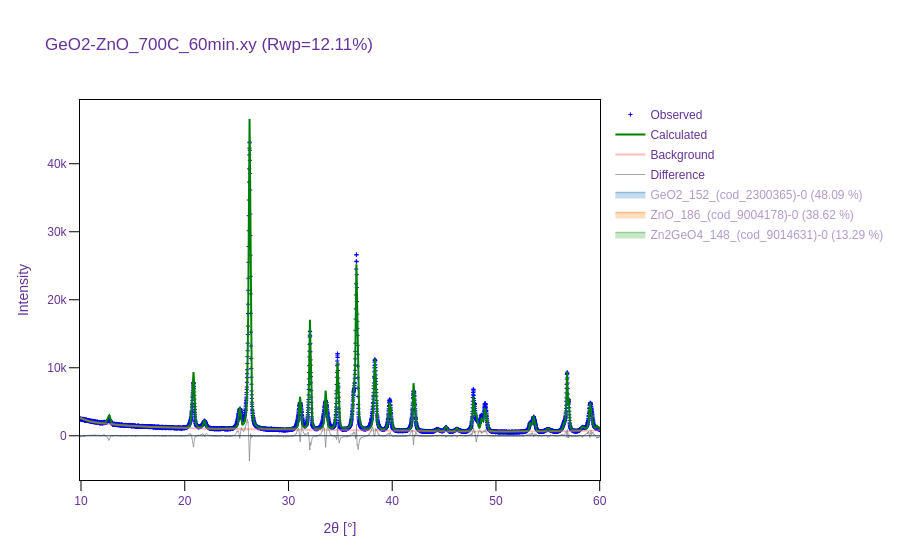

The cell this chart's notebook holds for it:
### Markdown cell above
Each `SearchResult` has a `.visualize()` method to visualize the refined pattern and
missing/extra peaks in the solution. If there are no missing or extra peaks, this option
will not appear.

### Code cell
search_results[0].visualize()

### Figure 1 — Plotly figure (JSON) as saved in the notebook; plotly's stock layout.template omitted (floating-point values rounded to 4 significant figures; data arrays with more than 128 entries replaced by an {"elided": "..."} marker saying what was removed)
{"data": [{"marker": {"color": "blue", "size": 3, "symbol": "cross-thin-open"}, "mode": "markers", "name": "Observed", "type": "scatter", "x": {"elided": "4614 float values"}, "y": {"elided": "4614 int values"}}, {"line": {"color": "green", "width": 2}, "mode": "lines", "name": "Calculated", "type": "scatter", "x": {"elided": "4614 float values"}, "y": {"elided": "4614 float values"}}, {"line": {"color": "#FF7F7F", "width": 2}, "mode": "lines", "name": "Background", "opacity": 0.5, "type": "scatter", "x": {"elided": "4614 float values"}, "y": {"elided": "4614 float values"}}, {"hoverinfo": "skip", "line": {"color": "#808080", "width": 1}, "mode": "lines", "name": "Difference", "opacity": 0.7, "type": "scatter", "x": {"elided": "4614 float values"}, "y": {"elided": "4614 float values"}}, {"hoverinfo": "none", "legendgroup": "GeO2_152_(cod_2300365)-0", "line": {"color": "#1f77b4", "width": 0}, "mode": "lines", "showlegend": false, "type": "scatter", "x": {"elided": "4614 float values"}, "y": {"elided": "4614 float values"}}, {"fill": "tonexty", "legendgroup": "GeO2_152_(cod_2300365)-0", "line": {"color": "#1f77b4", "width": 1.5}, "mode": "lines", "name": "GeO2_152_(cod_2300365)-0 (48.09 %)", "type": "scatter", "visible": "legendonly", "x": {"elided": "4614 float values"}, "y": {"elided": "4614 float values"}}, {"hovertemplate": "%{text}", "legendgroup": "GeO2_152_(cod_2300365)-0", "marker": {"color": "#1f77b4", "size": 5, "symbol": 142}, "mode": "markers", "name": "GeO2_152_(cod_2300365)-0 (48.09 %)", "showlegend": false, "text": ["20.86, 2303.76", "26.26, 2570.29", "26.26, 9402.57", "36.27, 1169.97", "38.34, 2283.55", "38.34, 15.09", "39.76, 1412.67", "42.07, 1935.22", "45.17, 45.91", "45.17, 168.68", "48.60, 492.18", "48.95, 1217.64", "53.31, 38.06", "53.31, 211.04", "53.63, 336.17", "53.63, 309.45", "56.55, 200.78", "59.08, 406.07", "59.08, 1172.90"], "type": "scatter", "visible": "legendonly", "x": [20.86, 26.26, 26.26, 36.27, 38.34, 38.34, 39.76, 42.07, 45.17, 45.17, 48.6, 48.95, 53.31, 53.31, 53.63, 53.63, 56.55, 59.08, 59.08], "y": [-8123.0, -8123.0, -8123.0, -8123.0, -8123.0, -8123.0, -8123.0, -8123.0, -8123.0, -8123.0, -8123.0, -8123.0, -8123.0, -8123.0, -8123.0, -8123.0, -8123.0, -8123.0, -8123.0]}, {"hoverinfo": "none", "legendgroup": "ZnO_186_(cod_9004178)-0", "line": {"color": "#ff7f0e", "width": 0}, "mode": "lines", "showlegend": false, "type": "scatter", "x": {"elided": "4614 float values"}, "y": {"elided": "4614 float values"}}, {"fill": "tonexty", "legendgroup": "ZnO_186_(cod_9004178)-0", "line": {"color": "#ff7f0e", "width": 1.5}, "mode": "lines", "name": "ZnO_186_(cod_9004178)-0 (38.62 %)", "type": "scatter", "visible": "legendonly", "x": {"elided": "4614 float values"}, "y": {"elided": "4614 float values"}}, {"hovertemplate": "%{text}", "legendgroup": "ZnO_186_(cod_9004178)-0", "marker": {"color": "#ff7f0e", "size": 5, "symbol": 142}, "mode": "markers", "name": "ZnO_186_(cod_9004178)-0 (38.62 %)", "showlegend": false, "text": ["32.08, 3553.55", "34.73, 2642.19", "36.56, 6397.95", "47.83, 1422.09", "56.87, 2076.88"], "type": "scatter", "visible": "legendonly", "x": [32.08, 34.73, 36.56, 47.83, 56.87], "y": [-12540.0, -12540.0, -12540.0, -12540.0, -12540.0]}, {"hoverinfo": "none", "legendgroup": "Zn2GeO4_148_(cod_9014631)-0", "line": {"color": "#2ca02c", "width": 0}, "mode": "lines", "showlegend": false, "type": "scatter", "x": {"elided": "4614 float values"}, "y": {"elided": "4614 float values"}}, {"fill": "tonexty", "legendgroup": "Zn2GeO4_148_(cod_9014631)-0", "line": {"color": "#2ca02c", "width": 1.5}, "mode": "lines", "name": "Zn2GeO4_148_(cod_9014631)-0 (13.29 %)", "type": "scatter", "visible": "legendonly", "x": {"elided": "4614 float values"}, "y": {"elided": "4614 float values"}}, {"hovertemplate": "%{text}", "legendgroup": "Zn2GeO4_148_(cod_9014631)-0", "marker": {"color": "#2ca02c", "size": 5, "symbol": 142}, "mode": "markers", "name": "Zn2GeO4_148_(cod_9014631)-0 (13.29 %)", "showlegend": false, "text": ["12.06, 0.15", "12.75, 464.40", "17.44, 0.83", "20.29, 6.11", "21.53, 7.97", "21.53, 14.77", "21.93, 326.33", "23.91, 0.90", "25.32, 800.45", "27.06, 1.38", "27.06, 1.49", "28.01, 0.39", "28.01, 1.92", "28.40, 0.00", "30.77, 0.14", "31.12, 617.16", "31.12, 617.78", "32.51, 0.06", "32.51, 0.00", "33.32, 0.02", "33.32, 0.02", "33.59, 1462.28", "33.59, 37.59", "34.95, 0.07", "36.01, 1.21", "36.01, 1.33", "37.24, 0.04", "37.24, 0.37", "37.96, 0.01", "38.25, 378.78", "38.25, 378.43", "38.19, 7.35", "38.78, 0.05", "40.10, 0.01", "40.10, 1.05", "40.88, 0.01", "41.49, 0.01", "42.15, 0.06", "42.15, 0.33", "42.90, 0.00", "42.90, 0.01", "43.49, 0.02", "43.49, 0.55", "44.38, 5.11", "44.38, 4.91", "44.38, 2.18", "44.38, 2.11", "44.33, 75.93", "45.41, 0.04", "45.41, 0.02", "46.02, 0.02", "46.02, 0.49", "46.23, 4.75", "46.23, 140.17", "46.72, 0.00", "46.72, 0.23", "48.11, 309.09", "48.11, 310.99", "48.59, 0.01", "48.55, 0.60", "49.08, 0.04", "49.08, 0.26", "49.66, 0.44", "49.66, 0.16", "50.36, 0.42", "50.32, 0.68", "50.32, 0.04", "51.59, 2.91", "52.09, 0.94", "52.09, 0.00", "52.55, 0.02", "52.55, 0.06", "53.10, 0.52", "53.10, 0.09", "53.10, 0.39", "53.33, 58.87", "53.33, 59.20", "53.73, 0.30", "54.77, 0.00", "54.77, 0.30", "54.99, 42.54", "54.99, 42.46", "54.99, 37.36", "54.99, 37.09", "55.42, 0.46", "55.42, 0.16", "55.38, 0.71", "55.38, 0.04", "55.87, 0.30", "55.87, 0.01", "55.87, 0.00", "56.57, 56.18", "56.57, 90.58", "57.04, 0.15", "57.00, 0.02", "57.00, 0.30", "57.48, 0.34", "57.48, 0.25", "58.33, 174.60", "58.63, 0.00", "58.63, 0.05", "59.57, 1.27", "59.57, 0.46", "59.89, 5.09", "59.89, 5.15", "59.77, 9.67", "59.77, 9.56", "59.73, 54.08", "59.73, 86.80", "60.15, 0.31", "60.15, 0.00"], "type": "scatter", "visible": "legendonly", "x": [12.06, 12.75, 17.44, 20.29, 21.53, 21.53, 21.93, 23.91, 25.32, 27.06, 27.06, 28.01, 28.01, 28.4, 30.77, 31.12, 31.12, 32.51, 32.51, 33.32, 33.32, 33.59, 33.59, 34.95, 36.01, 36.01, 37.24, 37.24, 37.96, 38.25, 38.25, 38.19, 38.78, 40.1, 40.1, 40.88, 41.49, 42.15, 42.15, 42.9, 42.9, 43.49, 43.49, 44.38, 44.38, 44.38, 44.38, 44.33, 45.41, 45.41, 46.02, 46.02, 46.23, 46.23, 46.72, 46.72, 48.11, 48.11, 48.59, 48.55, 49.08, 49.08, 49.66, 49.66, 50.36, 50.32, 50.32, 51.59, 52.09, 52.09, 52.55, 52.55, 53.1, 53.1, 53.1, 53.33, 53.33, 53.73, 54.77, 54.77, 54.99, 54.99, 54.99, 54.99, 55.42, 55.42, 55.38, 55.38, 55.87, 55.87, 55.87, 56.57, 56.57, 57.04, 57.0, 57.0, 57.48, 57.48, 58.33, 58.63, 58.63, 59.57, 59.57, 59.89, 59.89, 59.77, 59.77, 59.73, 59.73, 60.15, 60.15], "y": [-16950.0, -16950.0, -16950.0, -16950.0, -16950.0, -16950.0, -16950.0, -16950.0, -16950.0, -16950.0, -16950.0, -16950.0, -16950.0, -16950.0, -16950.0, -16950.0, -16950.0, -16950.0, -16950.0, -16950.0, -16950.0, -16950.0, -16950.0, -16950.0, -16950.0, -16950.0, -16950.0, -16950.0, -16950.0, -16950.0, -16950.0, -16950.0, -16950.0, -16950.0, -16950.0, -16950.0, -16950.0, -16950.0, -16950.0, -16950.0, -16950.0, -16950.0, -16950.0, -16950.0, -16950.0, -16950.0, -16950.0, -16950.0, -16950.0, -16950.0, -16950.0, -16950.0, -16950.0, -16950.0, -16950.0, -16950.0, -16950.0, -16950.0, -16950.0, -16950.0, -16950.0, -16950.0, -16950.0, -16950.0, -16950.0, -16950.0, -16950.0, -16950.0, -16950.0, -16950.0, -16950.0, -16950.0, -16950.0, -16950.0, -16950.0, -16950.0, -16950.0, -16950.0, -16950.0, -16950.0, -16950.0, -16950.0, -16950.0, -16950.0, -16950.0, -16950.0, -16950.0, -16950.0, -16950.0, -16950.0, -16950.0, -16950.0, -16950.0, -16950.0, -16950.0, -16950.0, -16950.0, -16950.0, -16950.0, -16950.0, -16950.0, -16950.0, -16950.0, -16950.0, -16950.0, -16950.0, -16950.0, -16950.0, -16950.0, -16950.0, -16950.0]}, {"marker": {"color": "#f9726a", "opacity": 0.8, "size": 10, "symbol": 53}, "mode": "markers", "name": "Missing peaks", "text": [], "type": "scatter", "visible": "legendonly", "x": [], "y": []}, {"hovertemplate": "%{text}", "marker": {"color": "#335da0", "opacity": 0.8, "size": 10, "symbol": 53}, "mode": "markers", "name": "Extra peaks", "text": [], "type": "scatter", "visible": "legendonly", "x": [], "y": []}], "layout": {"autosize": true, "font": {"color": "RebeccaPurple", "family": "Arial, sans-serif"}, "legend": {"title": {"text": ""}, "tracegroupgap": 1}, "plot_bgcolor": "white", "shapes": [{"line": {"width": 1}, "type": "line", "x0": 0, "x1": 1, "xref": "x domain", "y0": 0, "y1": 0, "yref": "y"}], "title": {"text": "GeO2-ZnO_700C_60min.xy (Rwp=12.11%)"}, "xaxis": {"linecolor": "black", "linewidth": 1, "mirror": true, "range": [9.903, 60.03], "showline": true, "tickcolor": "black", "ticklen": 10, "ticks": "outside", "tickwidth": 1, "title": {"text": "2θ [°]"}}, "yaxis": {"linecolor": "black", "linewidth": 1, "mirror": true, "showline": true, "tickcolor": "black", "ticklen": 10, "ticks": "outside", "tickwidth": 1, "title": {"text": "Intensity"}}}}
